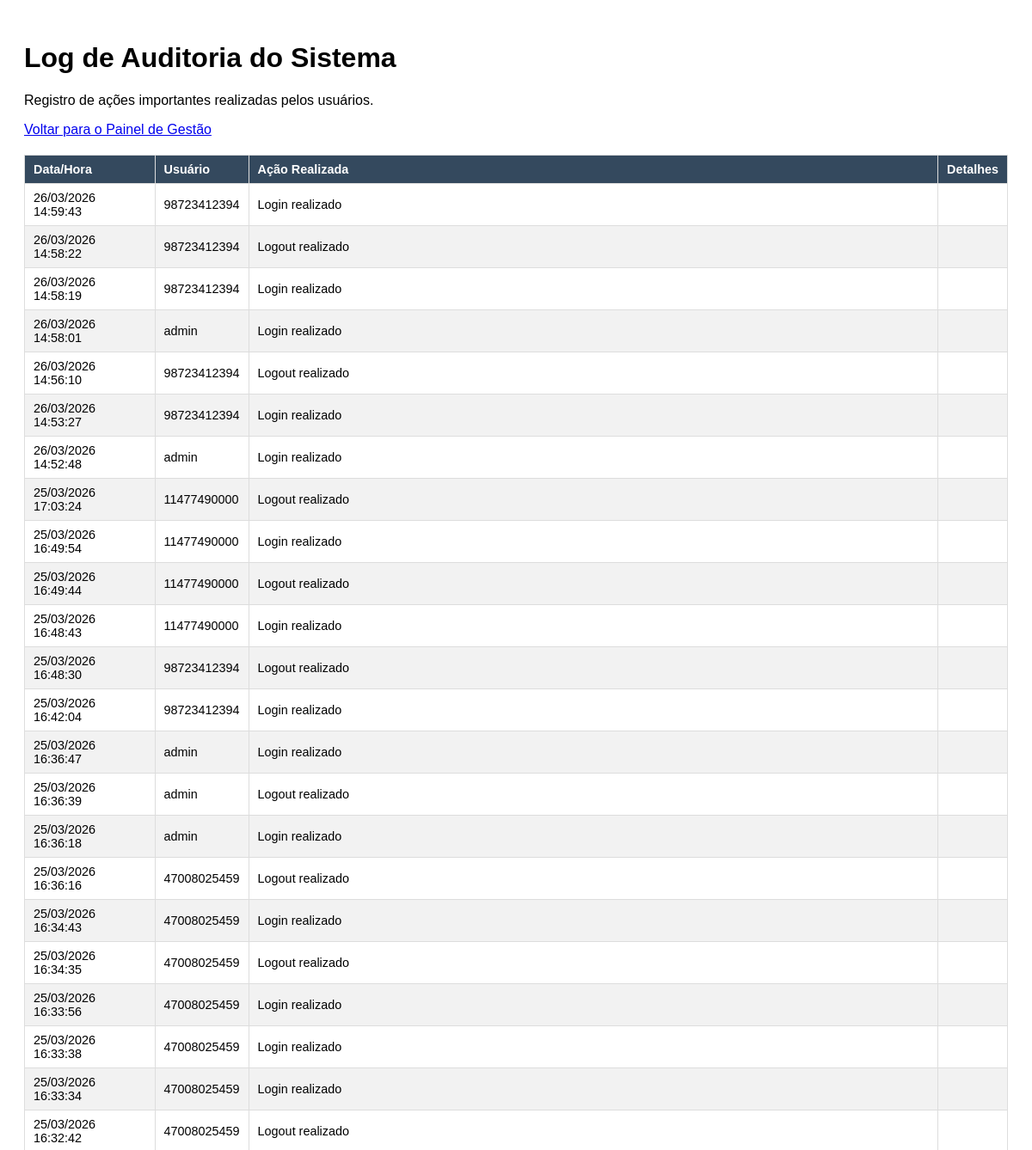
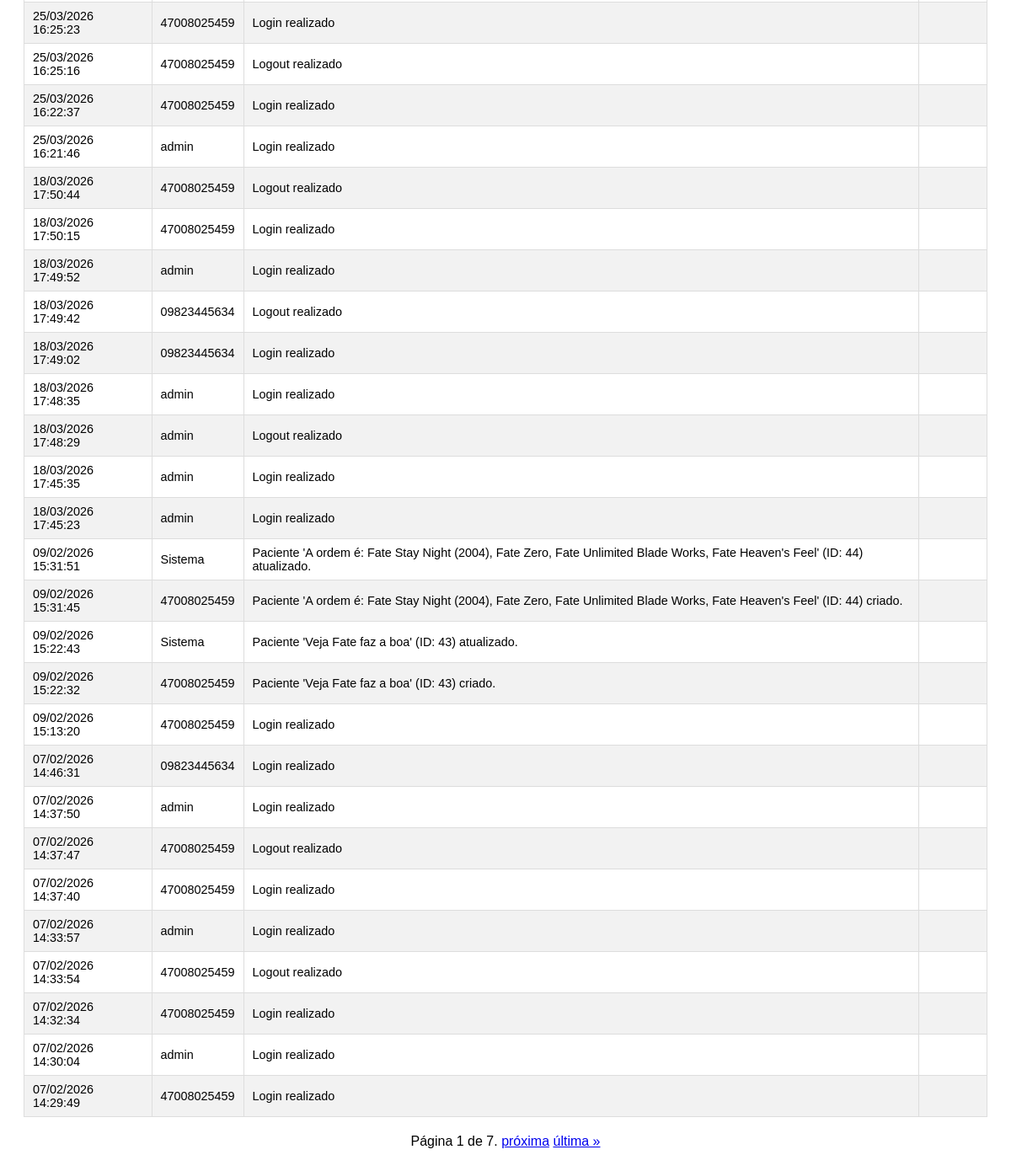
Page /master/gestao/log-auditoria/ (signed in) on the earlier database version (2 pictures, top to bottom).
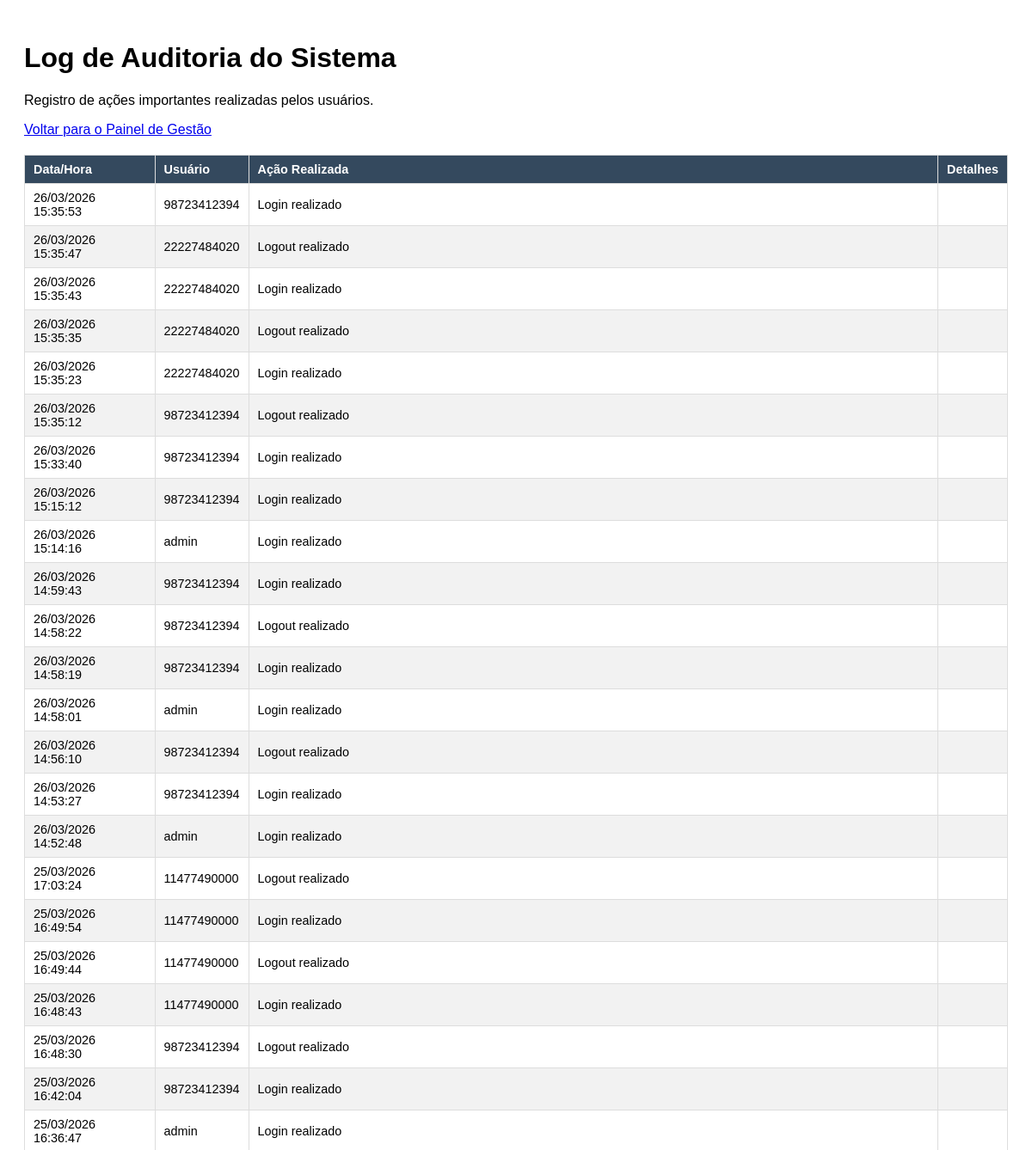
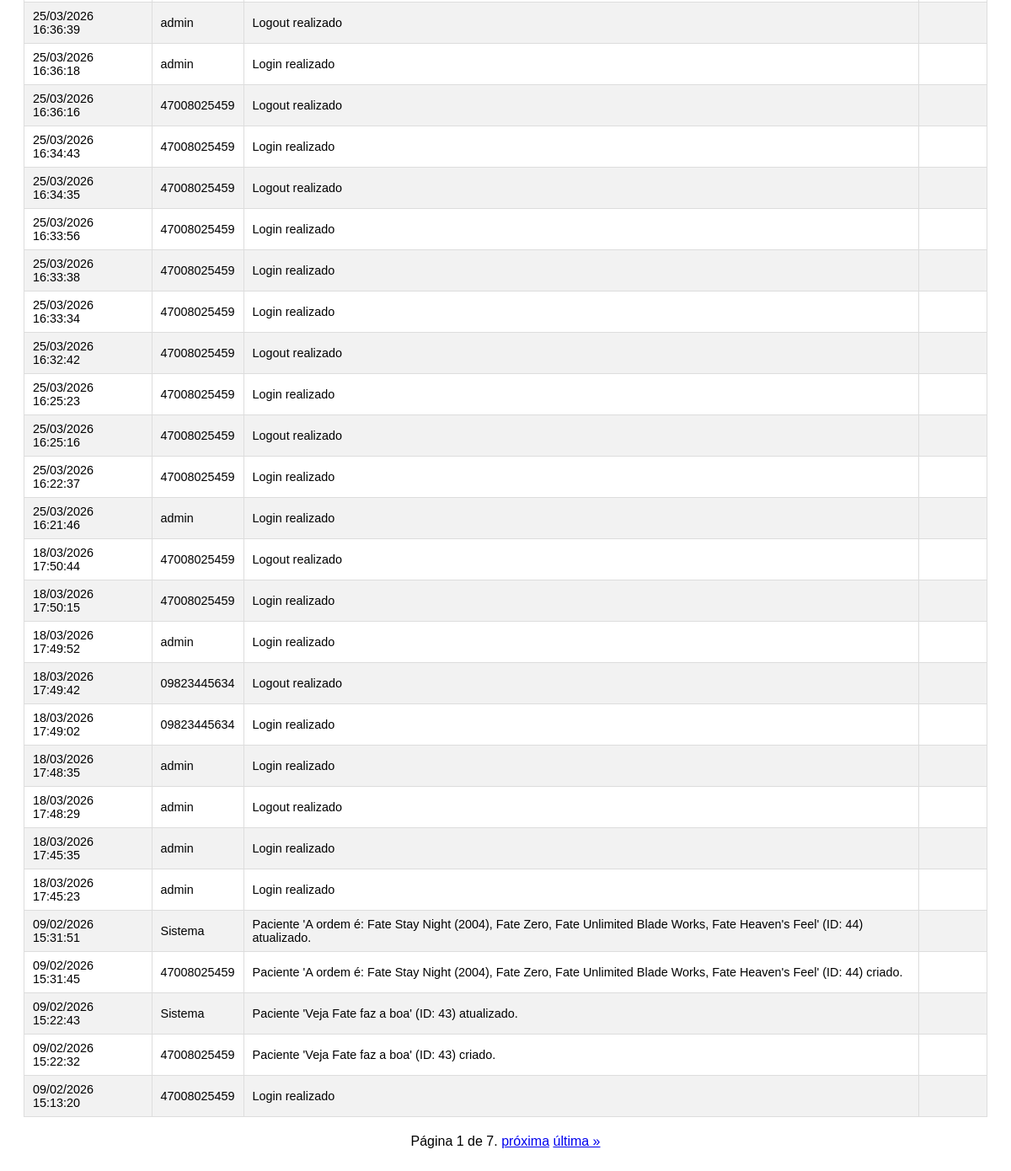
Same page on the later database version (2 pictures, top to bottom).
### triagem/models.py (models this page shows, shortened)
class LogAcao(models.Model):
    unidade_saude = models.ForeignKey(UnidadeSaude, on_delete=models.CASCADE, null=True) # Campo OBRIGATÓRIO
    usuario = models.ForeignKey(
        settings.AUTH_USER_MODEL,
        on_delete=models.SET_NULL, # Mantém o log mesmo se o usuário for deletado
        null=True,
        blank=True,
        verbose_name="Usuário"
    )
    acao = models.CharField(max_length=255, verbose_name="Ação Realizada")
    detalhes = models.TextField(blank=True, null=True, verbose_name="Detalhes Adicionais")
    timestamp = models.DateTimeField(auto_now_add=True, verbose_name="Data/Hora")
    class Meta:
        ordering = ['-timestamp'] # Ordena do mais recente para o mais antigo
        verbose_name = "Registro de Auditoria"
        verbose_name_plural = "Registros de Auditoria"

class CustomUser(AbstractUser):
    unidade_saude = models.ForeignKey(UnidadeSaude, on_delete=models.CASCADE, null=True) # Campo OBRIGATÓRIO
    class TipoUsuario(models.TextChoices):
        ATENDENTE = 'ATENDENTE', 'Atendente'
        MEDICO = 'MEDICO', 'Médico'
        ENFERMEIRO = 'ENFERMEIRO', 'Enfermeiro'
        ADMIN = 'ADMIN', 'Admin'
    UF_CHOICES = [
        ('AC', 'AC'), ('AL', 'AL'), ('AP', 'AP'), ('AM', 'AM'), ('BA', 'BA'),
        ('CE', 'CE'), ('DF', 'DF'), ('ES', 'ES'), ('GO', 'GO'), ('MA', 'MA'),
        ('MT', 'MT'), ('MS', 'MS'), ('MG', 'MG'), ('PA', 'PA'), ('PB', 'PB'),
        ('PR', 'PR'), ('PE', 'PE'), ('PI', 'PI'), ('RJ', 'RJ'), ('RN', 'RN'),
        ('RS', 'RS'), ('RO', 'RO'), ('RR', 'RR'), ('SC', 'SC'), ('SP', 'SP'),
        ('SE', 'SE'), ('TO', 'TO'),
    ]
    Especializacoes = [
        ('CLINICA_GERAL', 'Clínica Geral'),
        ('CARDIOLOGIA', 'Cardiologia'),
        ('ORTOPEDIA', 'Ortopedia'),
        ('PEDIATRIA', 'Pediatria'),
        ('NEUROLOGIA', 'Neurologia'),
        ('OUTRA', 'Outra')
    ]
    nome_completo = models.CharField(max_length=255)
    email = models.EmailField(unique=True)
    cpf = models.CharField(max_length=14, unique=True)
    telefone = models.CharField(max_length=20, blank=True, null=True)
    tipo_usuario = models.CharField(max_length=20, choices=TipoUsuario.choices, default=TipoUsuario.ATENDENTE)
    crm = models.CharField(max_length=20, blank=True, null=True, verbose_name="CRM")
    especializacao = models.CharField(max_length=50, choices=Especializacoes,blank=True,null=True)
    coren = models.CharField(max_length=20, blank=True, null=True, verbose_name="COREN")
    uf_registro = models.CharField(max_length=2, choices=UF_CHOICES, blank=True, null=True, verbose_name="UF do Registro Profissional")
    foto_perfil = models.ImageField(upload_to='fotos_perfil/', default='fotos_perfil/default.jpg', null=True,blank=True,verbose_name="Foto de Perfil")
    USERNAME_FIELD = 'username'
    REQUIRED_FIELDS = ['email', 'nome_completo', 'cpf']

### triagem/decorators.py (the view)
    def _wrapped_view(request, *args, **kwargs):
        if not (request.user.is_superuser or (request.user.is_authenticated and request.user.tipo_usuario == 'ADMIN')):
            raise PermissionDenied
        return view_func(request, *args, **kwargs)

### triagem/views.py (called while the page is built)
@login_required
@admin_required # Protege a view
def log_auditoria_view(request):
    unidade_atual = request.user.unidade_saude
    log_list = LogAcao.objects.filter(unidade_saude=unidade_atual) # Pega todos os logs (já ordenados pelo Meta)
    paginator = Paginator(log_list, 50) # Mostra 50 logs por página
    page_number = request.GET.get('page')
    page_obj = paginator.get_page(page_number)
    context = {
        'page_obj': page_obj,
        'pagina_ativa': 'gestao', # Ou crie um 'log' se quiser
    }
    return render(request, 'site/log_auditoria.html', context)

### triagem/templates/site/log_auditoria.html (shortened to what this page needs)
<!DOCTYPE html>
<html lang="pt-br">
<head>
</head>
<body>
    <h1>Log de Auditoria do Sistema</h1>
    <p>Registro de ações importantes realizadas pelos usuários.</p>
    <p><a href="{% url 'hosp:painel_gestao' %}">Voltar para o Painel de Gestão</a></p>
    <table>
        <thead>
            <tr>
                <th>Data/Hora</th>
                <th>Usuário</th>
                <th>Ação Realizada</th>
                <th>Detalhes</th>
            </tr>
        </thead>
        <tbody>
            {% for log in page_obj %}
            <tr>
                <td>{{ log.timestamp|date:"d/m/Y H:i:s" }}</td>
                <td>{{ log.usuario.username|default:"Sistema" }}</td>
                <td>{{ log.acao }}</td>
                <td>{{ log.detalhes|default:"" }}</td>
            </tr>
            {% empty %}
            <tr>
                <td colspan="4" style="text-align: center;">Nenhum registro de auditoria encontrado.</td>
            </tr>
            {% endfor %}
        </tbody>
    </table>
    <div class="pagination">
        <span class="step-links">
            <span class="current">
                Página {{ page_obj.number }} de {{ page_obj.paginator.num_pages }}.
            </span>
            {% if page_obj.has_next %}
                <a href="?page={{ page_obj.next_page_number }}">próxima</a>
                <a href="?page={{ page_obj.paginator.num_pages }}">última &raquo;</a>
            {% endif %}
        </span>
    </div>
</body>
</html>

Differences in the rows shown:
no longer on this page (row unchanged): LogAcao: timestamp "07/02/2026 14:46:31", usuario.username "09823445634", acao "Login realizado"
no longer on this page (row unchanged): LogAcao: timestamp "07/02/2026 14:37:50", usuario.username "admin", acao "Login realizado"
no longer on this page (row unchanged): LogAcao: timestamp "07/02/2026 14:37:47", usuario.username "47008025459", acao "Logout realizado"
no longer on this page (row unchanged): LogAcao: timestamp "07/02/2026 14:37:40", usuario.username "47008025459", acao "Login realizado"
no longer on this page (row unchanged): LogAcao: timestamp "07/02/2026 14:33:57", usuario.username "admin", acao "Login realizado"
no longer on this page (row unchanged): LogAcao: timestamp "07/02/2026 14:33:54", usuario.username "47008025459", acao "Logout realizado"
no longer on this page (row unchanged): LogAcao: timestamp "07/02/2026 14:32:34", usuario.username "47008025459", acao "Login realizado"
no longer on this page (row unchanged): LogAcao: timestamp "07/02/2026 14:30:04", usuario.username "admin", acao "Login realizado"
no longer on this page (row unchanged): LogAcao: timestamp "07/02/2026 14:29:49", usuario.username "47008025459", acao "Login realizado"
added LogAcao: timestamp "26/03/2026 15:35:53", usuario.username "98723412394", acao "Login realizado"
added LogAcao: timestamp "26/03/2026 15:35:47", usuario.username "22227484020", acao "Logout realizado"
added LogAcao: timestamp "26/03/2026 15:35:43", usuario.username "22227484020", acao "Login realizado"
added LogAcao: timestamp "26/03/2026 15:35:35", usuario.username "22227484020", acao "Logout realizado"
added LogAcao: timestamp "26/03/2026 15:35:23", usuario.username "22227484020", acao "Login realizado"
added LogAcao: timestamp "26/03/2026 15:35:12", usuario.username "98723412394", acao "Logout realizado"
added LogAcao: timestamp "26/03/2026 15:33:40", usuario.username "98723412394", acao "Login realizado"
added LogAcao: timestamp "26/03/2026 15:15:12", usuario.username "98723412394", acao "Login realizado"
added LogAcao: timestamp "26/03/2026 15:14:16", usuario.username "admin", acao "Login realizado"
